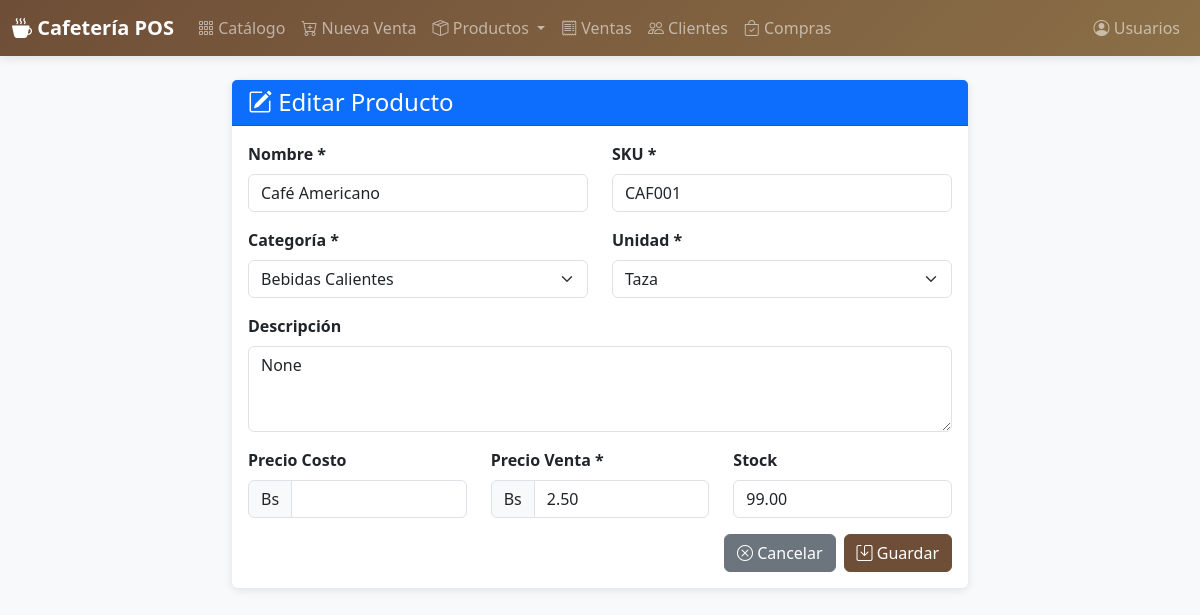
Page /productos/editar/1 on the committed database.
### models.py (models this page shows)
class Producto(db.Model):
    __tablename__ = 'products'
    id = db.Column(db.Integer, primary_key=True)
    categoria_id = db.Column('category_id', db.Integer,
                             db.ForeignKey('product_categories.id'))
    sku = db.Column(db.String(80), unique=True)
    nombre = db.Column('name', db.String(200), nullable=False)
    descripcion = db.Column('description', db.Text)
    unidad = db.Column('unit', db.String(30))
    precio_costo = db.Column('cost_price', db.Numeric(12, 2))
    precio_venta = db.Column('sale_price', db.Numeric(12, 2), nullable=False)
    stock = db.Column(db.Numeric(12, 2), default=0)
    activo = db.Column('active', db.Boolean, default=True)
    creado_en = db.Column('created_at', db.DateTime, default=datetime.utcnow)

class CategoriaProducto(db.Model):
    __tablename__ = 'product_categories'
    id = db.Column(db.Integer, primary_key=True)
    nombre = db.Column('name', db.String(120), nullable=False)
    descripcion = db.Column('description', db.Text)
    creado_en = db.Column('created_at', db.DateTime, default=datetime.utcnow)
    productos = db.relationship('Producto', backref='categoria', lazy=True)

### routes/productos.py (the view, shortened to what this page needs)
@bp.route('/editar/<int:id>', methods=['GET', 'POST'])
def editar(id):
    producto = Producto.query.get_or_404(id)
    categorias = CategoriaProducto.query.all()
    return render_template('productos/formulario.html',
                          producto=producto,
                          categorias=categorias)

### templates/productos/formulario.html (shortened to what this page needs)
{% extends "base.html" %}
{% block content %}
<div class="row justify-content-center">
    <div class="col-lg-8">
        <div class="card">
            <div class="card-header bg-primary text-white">
                <h4 class="mb-0">
                    <i class="bi bi-{% if producto %}pencil-square{% else %}plus-circle{% endif %}"></i>
                    {{ 'Editar' if producto else 'Nuevo' }} Producto
                </h4>
            </div>
            <div class="card-body">
                <form method="POST">
                    <div class="row">
                        <div class="col-md-6 mb-3">
                            <label class="form-label fw-bold">Nombre *</label>
                            <input type="text" name="nombre" class="form-control"
                                   value="{{ producto.nombre if producto else '' }}" required>
                        </div>
                        <div class="col-md-6 mb-3">
                            <label class="form-label fw-bold">SKU *</label>
                            <input type="text" name="sku" class="form-control"
                                   value="{{ producto.sku if producto else '' }}" required>
                        </div>
                    </div>
                    <div class="row">
                        <div class="col-md-6 mb-3">
                            <label class="form-label fw-bold">Categoría *</label>
                            <select name="categoria_id" class="form-select" required>
                                {% for cat in categorias %}
                                <option value="{{ cat.id }}"
                                        {% if producto and producto.categoria_id == cat.id %}selected{% endif %}>
                                    {{ cat.nombre }}
                                </option>
                                {% endfor %}
                            </select>
                        </div>
                        <div class="col-md-6 mb-3">
                            <label class="form-label fw-bold">Unidad *</label>
                            <select name="unidad" class="form-select" required>
                                <option value="taza" {% if producto and producto.unidad == 'taza' %}selected{% endif %}>Taza</option>
                            </select>
                        </div>
                    </div>
                    <div class="mb-3">
                        <label class="form-label fw-bold">Descripción</label>
                        <textarea name="descripcion" class="form-control" rows="3">{{ producto.descripcion if producto else '' }}</textarea>
                    </div>
                    <div class="row">
                        <div class="col-md-4 mb-3">
                            <label class="form-label fw-bold">Precio Costo</label>
                            <div class="input-group">
                                <span class="input-group-text">Bs</span>
                                <input type="number" step="0.01" name="precio_costo" class="form-control"
                                       value="{{ producto.precio_costo if producto else '0' }}">
                            </div>
                        </div>
                        <div class="col-md-4 mb-3">
                            <label class="form-label fw-bold">Precio Venta *</label>
                            <div class="input-group">
                                <span class="input-group-text">Bs</span>
                                <input type="number" step="0.01" name="precio_venta" class="form-control"
                                       value="{{ producto.precio_venta if producto else '' }}" required>
                            </div>
                        </div>
                        <div class="col-md-4 mb-3">
                            <label class="form-label fw-bold">Stock</label>
                            <input type="number" step="0.01" name="stock" class="form-control"
                                   value="{{ producto.stock if producto else '0' }}">
                        </div>
                    </div>
                    <div class="d-flex gap-2 justify-content-end">
                        <a href="{{ url_for('productos.listar') }}" class="btn btn-secondary">
                            <i class="bi bi-x-circle"></i> Cancelar
                        </a>
                        <button type="submit" class="btn btn-primary">
                            <i class="bi bi-save"></i> Guardar
                        </button>
                    </div>
                </form>
            </div>
        </div>
    </div>
</div>
{% endblock %}

### templates/base.html (style rules this page uses)
:root { --primary-color: #6f4e37; --secondary-color: #8b6f47; --accent-color: #d4a574; }
.card { border: none; box-shadow: 0 2px 8px rgba(0,0,0,0.1); transition: transform 0.2s, box-shadow 0.2s; }
.btn-primary { background-color: var(--primary-color); border-color: var(--primary-color); }

### rows in the picture
Producto: nombre "Café Americano", sku "CAF001", categoria_id "Bebidas Calientes", unidad "Taza", descripcion "None", precio_venta "2.50", stock "99.00"

### other values in the picture
{{ 'Editar' if producto else 'Nuevo' }} "Editar"
